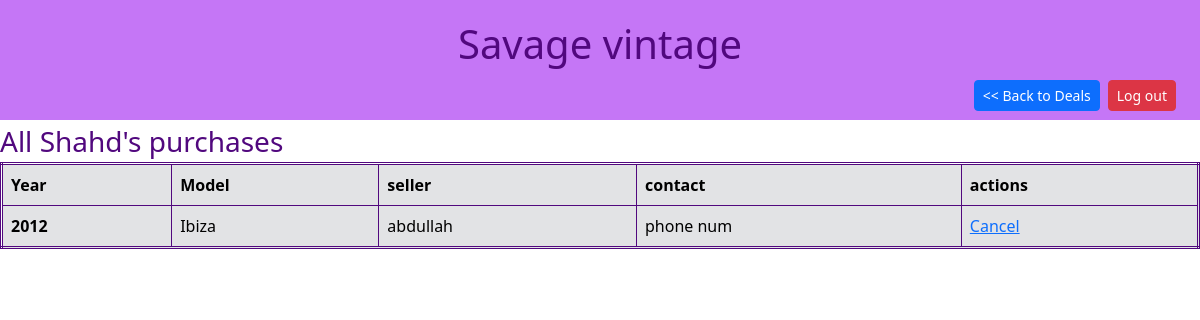
Screenshot of /viewOrders (signed in) with the database file from the repository.
### Sav_Vintage_app/models.py (models this page shows)
class User(models.Model):
    first_name=models.CharField(max_length=45)
    last_name=models.CharField(max_length=45)
    email=models.TextField(unique=True)
    password=models.CharField(max_length=45)
    created_at=models.DateField(auto_now=True)
    updated_at=models.DateField(auto_now=True)
    objects=userManager()

class Purchases(models.Model):
    car=models.ForeignKey(Cars,related_name="purchases",on_delete=models.CASCADE)
    buyer=models.ForeignKey(User,related_name="purchases",on_delete=models.CASCADE)
    price=models.PositiveBigIntegerField(null=True)
    action=models.CharField(max_length=45,default="Processing")
    created_at=models.DateField(auto_now=True)
    updated_at=models.DateField(auto_now=True)

class Cars(models.Model):
    model=models.CharField(max_length=45)
    maker=models.CharField(max_length=45)
    year=models.PositiveBigIntegerField(null=False)
    price=models.PositiveIntegerField()
    desc=models.TextField()
    seller=models.ForeignKey(User,related_name="cars",on_delete=models.CASCADE)
    created_at=models.DateField(auto_now=True)
    updated_at=models.DateField(auto_now=True)
    is_available=models.BooleanField(default=True)
    objects=carsManager()

### Sav_Vintage_app/views.py (the view)
# urls.py: path('viewOrders',views.viewOrders,name='viewOrders'),
def viewOrders(request):
    if 'userid' not in request.session:
        return redirect('login')
    userid=request.session.get('userid')
    user=User.objects.get(id=userid)
    purchases=Purchases.objects.filter(buyer=user)
    context={
        'username':user.first_name,
        'purchases':purchases
    }
    return render(request,"orders.html",context)

### Sav_Vintage_app/templates/orders.html (shortened to what this page needs)
<!DOCTYPE html>
<html lang="en">
<head>
    <link href="https://cdn.jsdelivr.net/npm/bootstrap@5.3.3/dist/css/bootstrap.min.css" rel="stylesheet">
</head>
<body>
    <div class="header">
        <h1>Savage vintage</h1>
        <h6 class="logout">
          <a href="{% url 'logout' %}" class="btn btn-danger btn-sm">Log out</a>
      </h6>
      <h6 class="logout">
          <a href="{% url 'success' %}" class="btn btn-primary btn-sm"><< Back to Deals</a>
      </h6>
      </div>
    <h3 class="modal-title">All {{username}}'s purchases </h3>
    <table class="table table-bordered table-secondary">
        <thead>
          <tr>
            <th scope="col">Year</th>
            <th scope="col">Model</th>
            <th scope="col">seller</th>
            <th scope="col">contact</th>
            <th scope="col">actions</th>
          </tr>
        </thead>
        <tbody>
            {% for purchase in purchases%}
          <tr>
            <th scope="row"> {{purchase.car.year}} </th>
            <td> {{purchase.car.model}} </td>
            <td> {{purchase.car.seller.first_name}} </td>
            <td>phone num</td>
            <td> <a href="{% url 'cancel' purchase.id %}"> Cancel </a> </td>
          </tr>
          {%endfor%}
        </tbody>
      </table>
</body>
</html>

### Sav_Vintage_app/templates/orders.html (style rules this page uses)
.header { padding: 20px; height: 120px ; text-align: center; background: #C576F6; color: #51087E; font-size: 30px; }
body { width: 1200px; margin: auto; color: #51087E; }
.logout { padding: 4px; float: right; }
.table { border:double #51087E ; color: #A020F0; }

### rows the page displays
User: first_name "Shahd"
Purchases: car.year "2012", car.model "Ibiza", car.seller.first_name "abdullah"
